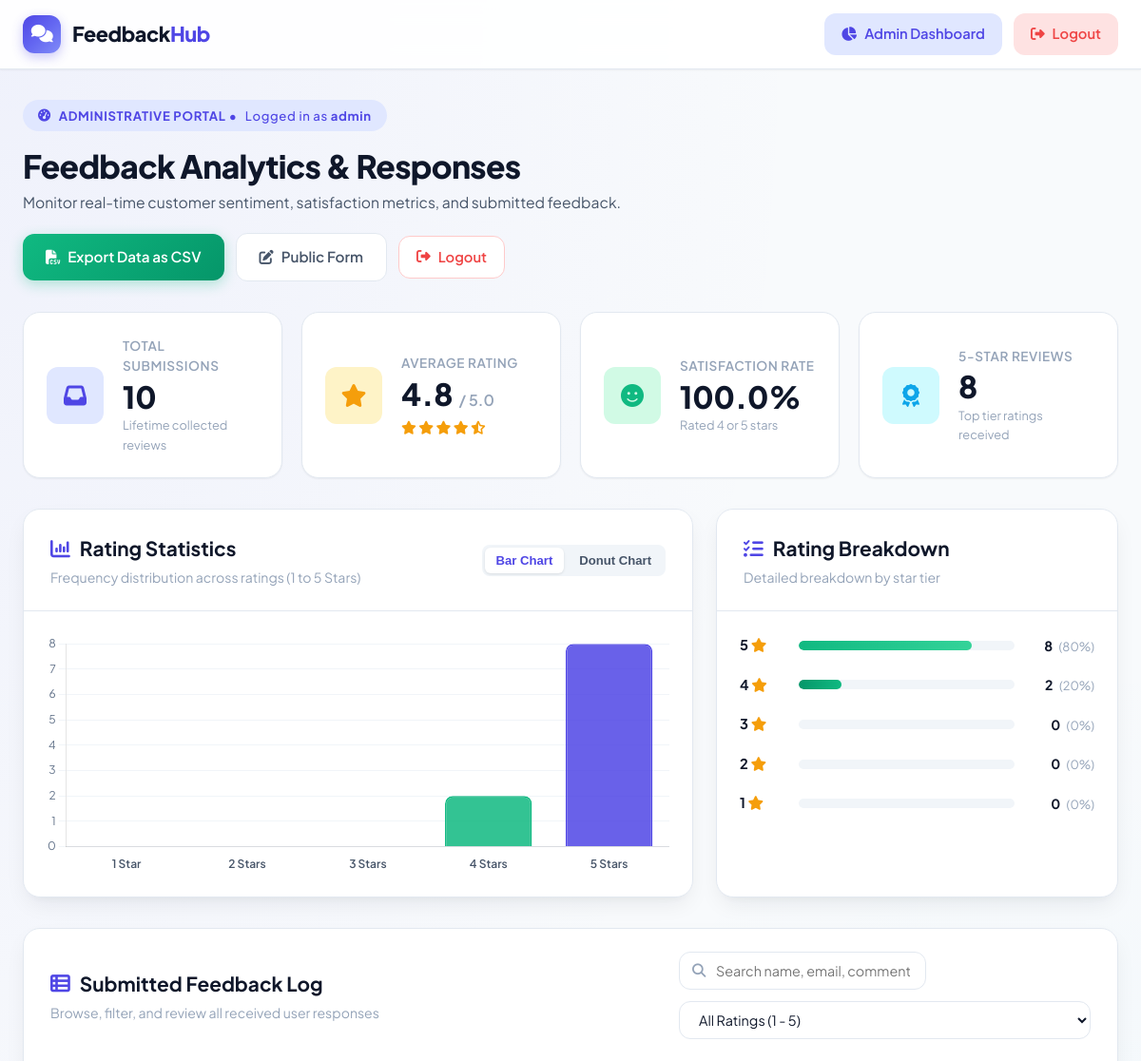
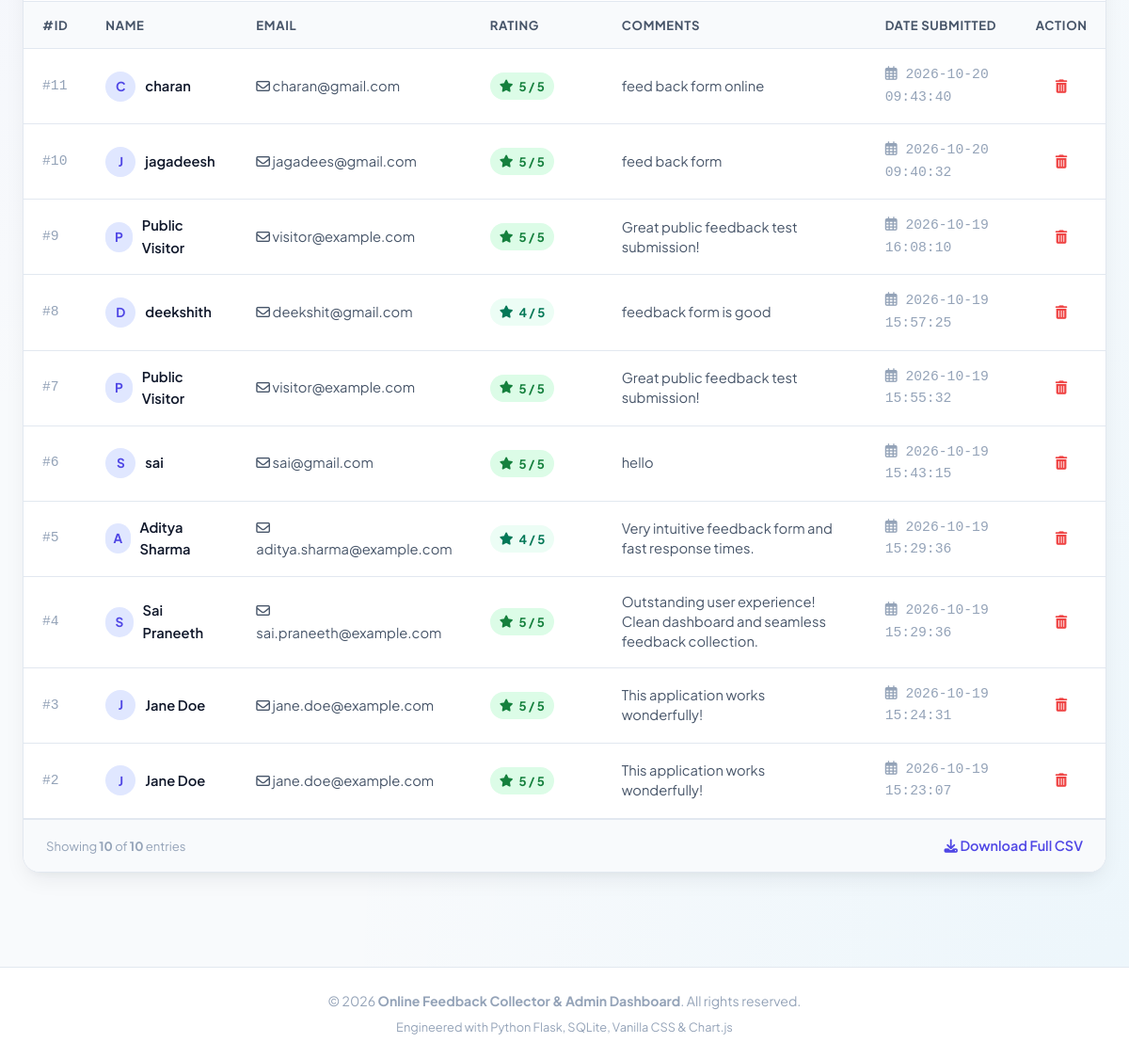
The page /admin-dashboard (signed in) on the database its author committed (2 pictures, top to bottom).
### tables this page shows
CREATE TABLE Feedback (
                    id INTEGER PRIMARY KEY AUTOINCREMENT,
                    name TEXT NOT NULL,
                    email TEXT NOT NULL,
                    rating INTEGER NOT NULL CHECK (rating >= 1 AND rating <= 5),
                    comments TEXT NOT NULL,
                    date_submitted TEXT NOT NULL
                );

### app.py (the view)
@app.route('/admin-dashboard')
@admin_required
def admin_dashboard():
    try:
        with get_db() as conn:
            cursor = conn.cursor()
            cursor.execute('''
                SELECT id, name, email, rating, comments, date_submitted
                FROM Feedback
                ORDER BY id DESC
            ''')
            feedback_rows = cursor.fetchall()
            total_feedback = len(feedback_rows)
            if total_feedback > 0:
                total_rating_sum = sum(row['rating'] for row in feedback_rows)
                avg_rating = round(total_rating_sum / total_feedback, 1)
            else:
                avg_rating = 0.0
            rating_counts = {1: 0, 2: 0, 3: 0, 4: 0, 5: 0}
            for row in feedback_rows:
                r = row['rating']
                if r in rating_counts:
                    rating_counts[r] += 1
            if total_feedback > 0:
                positive_ratings = rating_counts[4] + rating_counts[5]
                satisfaction_rate = round((positive_ratings / total_feedback) * 100, 1)
            else:
                satisfaction_rate = 0.0
        return render_template(
            'admin.html',
            feedback_list=feedback_rows,
            total_feedback=total_feedback,
            avg_rating=avg_rating,
            rating_counts=rating_counts,
            satisfaction_rate=satisfaction_rate
        )
    except sqlite3.Error as db_err:
        logging.error("Database error in /admin-dashboard: %s", str(db_err))
        flash("Unable to load feedback data at this time. Please try again.", "error")
        return render_template(
            'admin.html',
            feedback_list=[],
            total_feedback=0,
            avg_rating=0.0,
            rating_counts={1: 0, 2: 0, 3: 0, 4: 0, 5: 0},
            satisfaction_rate=0.0
        )

### app.py (called while the page is built)
@contextmanager
def get_db():
    conn = sqlite3.connect(DATABASE_PATH)
    conn.row_factory = sqlite3.Row
    try:
        yield conn
    finally:
        conn.close()

def admin_required(f):
    @wraps(f)
    def decorated_function(*args, **kwargs):
        if not session.get('admin_logged_in'):
            flash("Access restricted. Please sign in with administrator credentials.", "error")
            return redirect(url_for('admin_login', next=request.path))
        return f(*args, **kwargs)
    return decorated_function

@app.after_request
def add_security_headers(response):
    if request.path.startswith('/admin') or request.path.startswith('/export'):
        response.headers["Cache-Control"] = "no-cache, no-store, must-revalidate, private"
        response.headers["Pragma"] = "no-cache"
        response.headers["Expires"] = "0"
    return response

### templates/admin.html (shortened to what this page needs)
{% extends "layout.html" %}
{% block content %}
<div class="dashboard-header-wrapper">
    <div class="dashboard-title-group">
        <div class="admin-badge">
            <i class="fa-solid fa-gauge-high"></i> Administrative Portal &bull; <span class="admin-user-tag">Logged in as <strong>{{ session.get('admin_user', 'admin') }}</strong></span>
        </div>
        <h1 class="dashboard-title">Feedback Analytics &amp; Responses</h1>
        <p class="dashboard-subtitle">Monitor real-time customer sentiment, satisfaction metrics, and submitted feedback.</p>
    </div>
    <div class="dashboard-actions">
        <a href="{{ url_for('export_csv') }}" class="btn btn-success" title="Download all feedback as CSV">
            <i class="fa-solid fa-file-csv"></i> Export Data as CSV
        </a>
        <a href="{{ url_for('index') }}" class="btn btn-outline" title="View Public Feedback Form">
            <i class="fa-solid fa-pen-to-square"></i> Public Form
        </a>
        <a href="{{ url_for('admin_logout') }}" class="btn btn-danger-outline" title="Sign out of Admin Dashboard">
            <i class="fa-solid fa-right-from-bracket"></i> Logout
        </a>
    </div>
</div>
<div class="metrics-grid">
    <div class="metric-card">
        <div class="metric-icon-box bg-indigo-soft">
            <i class="fa-solid fa-inbox text-indigo"></i>
        </div>
        <div class="metric-details">
            <span class="metric-label">Total Submissions</span>
            <h2 class="metric-value">{{ total_feedback }}</h2>
            <span class="metric-note">Lifetime collected reviews</span>
        </div>
    </div>
    <div class="metric-card">
        <div class="metric-icon-box bg-amber-soft">
            <i class="fa-solid fa-star text-amber"></i>
        </div>
        <div class="metric-details">
            <span class="metric-label">Average Rating</span>
            <div class="metric-value-row">
                <h2 class="metric-value">{{ "%.1f"|format(avg_rating) }}</h2>
                <span class="metric-scale">/ 5.0</span>
            </div>
            <div class="metric-stars">
                {% for i in range(1, 6) %}
                    {% if avg_rating >= i %}
                        <i class="fa-solid fa-star star-filled"></i>
                    {% elif avg_rating >= (i - 0.5) %}
                        <i class="fa-solid fa-star-half-stroke star-filled"></i>
                    {% else %}
                        <i class="fa-regular fa-star star-empty"></i>
                    {% endif %}
                {% endfor %}
            </div>
        </div>
    </div>
    <div class="metric-card">
        <div class="metric-icon-box bg-emerald-soft">
            <i class="fa-solid fa-face-smile text-emerald"></i>
        </div>
        <div class="metric-details">
            <span class="metric-label">Satisfaction Rate</span>
            <h2 class="metric-value">{{ satisfaction_rate }}%</h2>
            <span class="metric-note">Rated 4 or 5 stars</span>
        </div>
    </div>
    <div class="metric-card">
        <div class="metric-icon-box bg-cyan-soft">
            <i class="fa-solid fa-award text-cyan"></i>
        </div>
        <div class="metric-details">
            <span class="metric-label">5-Star Reviews</span>
            <h2 class="metric-value">{{ rating_counts.get(5, 0) }}</h2>
            <span class="metric-note">Top tier ratings received</span>
        </div>
    </div>
</div>
<div class="analytics-row">
    <div class="card chart-card">
        <div class="card-header border-bottom">
            <div>
                <h3 class="card-title">
                    <i class="fa-solid fa-chart-column text-indigo"></i> Rating Statistics
                </h3>
                <p class="card-description">Frequency distribution across ratings (1 to 5 Stars)</p>
            </div>
            <div class="chart-toggle-group">
                <button type="button" class="btn-toggle active" id="btnBarChart" onclick="switchChartType('bar')">Bar Chart</button>
                <button type="button" class="btn-toggle" id="btnPieChart" onclick="switchChartType('doughnut')">Donut Chart</button>
            </div>
        </div>
        <div class="chart-wrapper">
            <canvas id="ratingChart" aria-label="Rating Distribution Chart" role="img"></canvas>
        </div>
    </div>
    <div class="card breakdown-card">
        <div class="card-header border-bottom">
            <div>
                <h3 class="card-title">
                    <i class="fa-solid fa-list-check text-indigo"></i> Rating Breakdown
                </h3>
                <p class="card-description">Detailed breakdown by star tier</p>
            </div>
        </div>
        <div class="breakdown-list">
            {% for star in [5, 4, 3, 2, 1] %}
                {% set count = rating_counts.get(star, 0) %}
                {% set pct = (count / total_feedback * 100) if total_feedback > 0 else 0 %}
                <div class="breakdown-item">
                    <div class="breakdown-label">
                        <span>{{ star }} <i class="fa-solid fa-star text-amber"></i></span>
                    </div>
                    <div class="progress-bar-bg">
                        <div class="progress-bar-fill star-bar-{{ star }}" style="width: {{ pct }}%;"></div>
                    </div>
                    <div class="breakdown-stats">
                        <span class="breakdown-count">{{ count }}</span>
                        <span class="breakdown-pct">({{ "%.0f"|format(pct) }}%)</span>
                    </div>
                </div>
            {% endfor %}
        </div>
    </div>
</div>
<div class="card table-card">
    <div class="card-header border-bottom table-controls-header">
        <div>
            <h3 class="card-title">
                <i class="fa-solid fa-table-list text-indigo"></i> Submitted Feedback Log
            </h3>
            <p class="card-description">Browse, filter, and review all received user responses</p>
        </div>
        <div class="table-actions">
            <div class="search-box">
                <i class="fa-solid fa-magnifying-glass search-icon"></i>
                <input
                    type="text"
                    id="tableSearchInput"
                    placeholder="Search name, email, comments..."
                    class="form-input search-input"
                    onkeyup="filterFeedbackTable()"
                >
            </div>
            <select id="ratingFilterSelect" class="form-select" onchange="filterFeedbackTable()">
                <option value="all">All Ratings (1 - 5)</option>
            </select>
        </div>
    </div>
    <div class="table-responsive">
        {% if feedback_list and feedback_list|length > 0 %}
            <table class="data-table" id="feedbackDataTable">
                <thead>
                    <tr>
                        <th style="width: 60px;">#ID</th>
                        <th style="min-width: 160px;">Name</th>
                        <th style="min-width: 200px;">Email</th>
                        <th style="min-width: 140px;">Rating</th>
                        <th style="min-width: 280px;">Comments</th>
                        <th style="min-width: 160px;">Date Submitted</th>
                        <th style="width: 90px; text-align: center;">Action</th>
                    </tr>
                </thead>
                <tbody id="feedbackTableBody">
                    {% for item in feedback_list %}
                        <tr class="table-row" data-rating="{{ item.rating }}">
                            <td class="font-mono text-muted">#{{ item.id }}</td>
                            <td class="font-semibold text-dark">
                                <div class="user-cell">
                                    <span class="user-avatar">{{ item.name[:1]|upper }}</span>
                                    <span>{{ item.name }}</span>
                                </div>
                            </td>
                            <td>
                                <a href="mailto:{{ item.email }}" class="text-link">
                                    <i class="fa-regular fa-envelope"></i> {{ item.email }}
                                </a>
                            </td>
                            <td>
                                <span class="rating-badge rating-badge-{{ item.rating }}">
                                    <i class="fa-solid fa-star"></i> {{ item.rating }} / 5
                                </span>
                            </td>
                            <td class="comments-cell">
                                <p class="comment-text" title="{{ item.comments }}">{{ item.comments }}</p>
                            </td>
                            <td class="text-muted text-sm font-mono">
                                <i class="fa-regular fa-calendar-days"></i> {{ item.date_submitted }}
                            </td>
                            <td style="text-align: center;">
                                <form action="{{ url_for('delete_feedback', feedback_id=item.id) }}" method="POST" onsubmit="return confirm('Are you sure you want to delete feedback entry #{{ item.id }}?');">
                                    <button type="submit" class="btn-icon-danger" title="Delete this feedback entry">
                                        <i class="fa-solid fa-trash-can"></i>
                                    </button>
                                </form>
                            </td>
                        </tr>
                    {% endfor %}
                </tbody>
            </table>
        {% endif %}
    </div>
    {% if feedback_list and feedback_list|length > 0 %}
        <div class="table-card-footer">
            <span class="text-muted text-sm">
                Showing <strong id="visibleCount">{{ feedback_list|length }}</strong> of <strong>{{ total_feedback }}</strong> entries
            </span>
            <a href="{{ url_for('export_csv') }}" class="btn-link">
                <i class="fa-solid fa-download"></i> Download Full CSV
            </a>
        </div>
    {% endif %}
</div>
{% endblock %}
{% block scripts_extra %}
<script>
    // Pass Python backend rating statistics to JavaScript safely
    const ratingStatsData = {
        1: {{ rating_counts.get(1, 0) }},
        2: {{ rating_counts.get(2, 0) }},
        3: {{ rating_counts.get(3, 0) }},
        4: {{ rating_counts.get(4, 0) }},
        5: {{ rating_counts.get(5, 0) }}
    };
    // Initialize Chart.js once DOM is ready
    document.addEventListener('DOMContentLoaded', function () {
        if (typeof initRatingChart === 'function') {
            initRatingChart(ratingStatsData);
        }
    });
</script>
{% endblock %}

### templates/layout.html (shortened to what this page needs)
<!DOCTYPE html>
<html lang="en">
<head>
    <link rel="stylesheet" href="https://cdnjs.cloudflare.com/ajax/libs/font-awesome/6.5.1/css/all.min.css">
    <link rel="stylesheet" href="{{ url_for('static', filename='css/style.css') }}">
</head>
<body>
    <header class="navbar-wrapper">
        <nav class="navbar container">
            <a href="{{ url_for('index') }}" class="nav-brand">
                <span class="brand-icon"><i class="fa-solid fa-comments"></i></span>
                <span class="brand-name">Feedback<span class="brand-accent">Hub</span></span>
            </a>
            <div class="nav-links">
                {% if session.get('admin_logged_in') %}
                <a href="{{ url_for('admin_dashboard') }}" class="nav-link nav-link-admin {% if request.path == '/admin-dashboard' %}active{% endif %}">
                    <i class="fa-solid fa-chart-pie"></i> Admin Dashboard
                </a>
                <a href="{{ url_for('admin_logout') }}" class="nav-link nav-link-logout" title="Sign out from Admin Panel">
                    <i class="fa-solid fa-right-from-bracket"></i> Logout
                </a>
                {% endif %}
            </div>
        </nav>
    </header>
    <main class="main-content container">
        {% if custom_content %}
            {{ custom_content | safe }}
        {% else %}
            {% block content %}{% endblock %}
        {% endif %}
    </main>
    <footer class="footer">
        <div class="container footer-content">
            <p>&copy; 2026 <strong>Online Feedback Collector &amp; Admin Dashboard</strong>. All rights reserved.</p>
            <p class="footer-subtext">Engineered with Python Flask, SQLite, Vanilla CSS &amp; Chart.js</p>
        </div>
    </footer>
    {% block scripts_extra %}{% endblock %}
</body>
</html>

### rows shown on the page
Feedback: id "11", name "C", name "charan", email "charan@gmail.com", rating "5", comments "feed back form online", date_submitted "2026-10-20 09:43:40"
Feedback: id "10", name "J", name "jagadeesh", email "jagadees@gmail.com", rating "5", comments "feed back form", date_submitted "2026-10-20 09:40:32"
Feedback: id "9", name "P", name "Public Visitor", email "visitor@example.com", rating "5", comments "Great public feedback test submission!", date_submitted "2026-10-19 16:08:10"
Feedback: id "8", name "D", name "deekshith", email "deekshit@gmail.com", rating "4", comments "feedback form is good", date_submitted "2026-10-19 15:57:25"
Feedback: id "7", name "P", name "Public Visitor", email "visitor@example.com", rating "5", comments "Great public feedback test submission!", date_submitted "2026-10-19 15:55:32"
Feedback: id "6", name "S", name "sai", email "sai@gmail.com", rating "5", comments "hello", date_submitted "2026-10-19 15:43:15"
Feedback: id "5", name "A", name "Aditya Sharma", email "aditya.sharma@example.com", rating "4", comments "Very intuitive feedback form and fast response times.", date_submitted "2026-10-19 15:29:36"
Feedback: id "4", name "S", name "Sai Praneeth", email "sai.praneeth@example.com", rating "5", comments "Outstanding user experience! Clean dashboard and seamless feedback collection.", date_submitted "2026-10-19 15:29:36"
Feedback: id "3", name "J", name "Jane Doe", email "jane.doe@example.com", rating "5", comments "This application works wonderfully!", date_submitted "2026-10-19 15:24:31"
Feedback: id "2", name "J", name "Jane Doe", email "jane.doe@example.com", rating "5", comments "This application works wonderfully!", date_submitted "2026-10-19 15:23:07"

### other values the page prints
{{ session.get('admin_user', 'admin') }} "admin"
{{ total_feedback }} "10"
{{ "%.1f"|format(avg_rating) }} "4.8"
{{ satisfaction_rate }} "100.0"
{{ rating_counts.get(5, 0) }} "8"
{{ star }} "5" "4" "3" "2" "1"
{{ count }} "8" "2" "0" "0" "0"
{{ "%.0f"|format(pct) }} "80" "20" "0" "0" "0"
{{ feedback_list|length }} "10"
chart data {{ rating_counts.get(1, 0) }} 0
chart data {{ rating_counts.get(2, 0) }} 0
chart data {{ rating_counts.get(3, 0) }} 0
chart data {{ rating_counts.get(4, 0) }} 2
